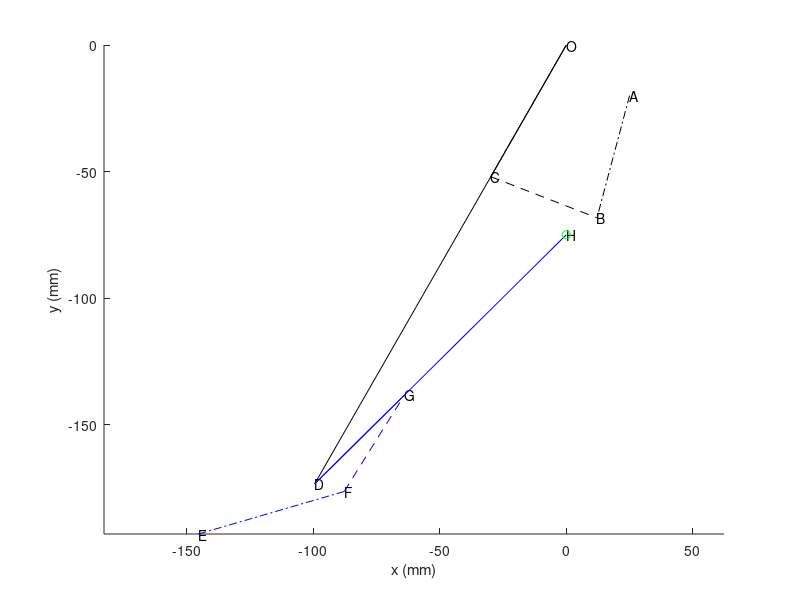
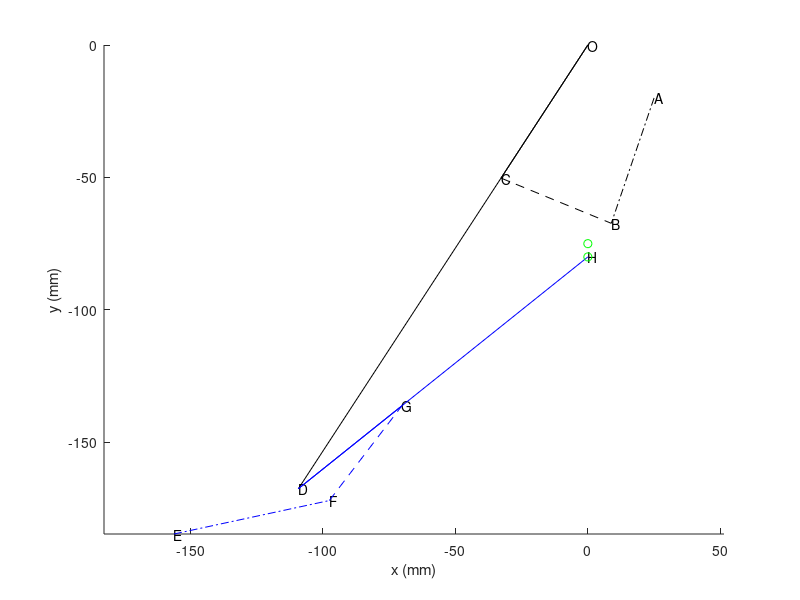
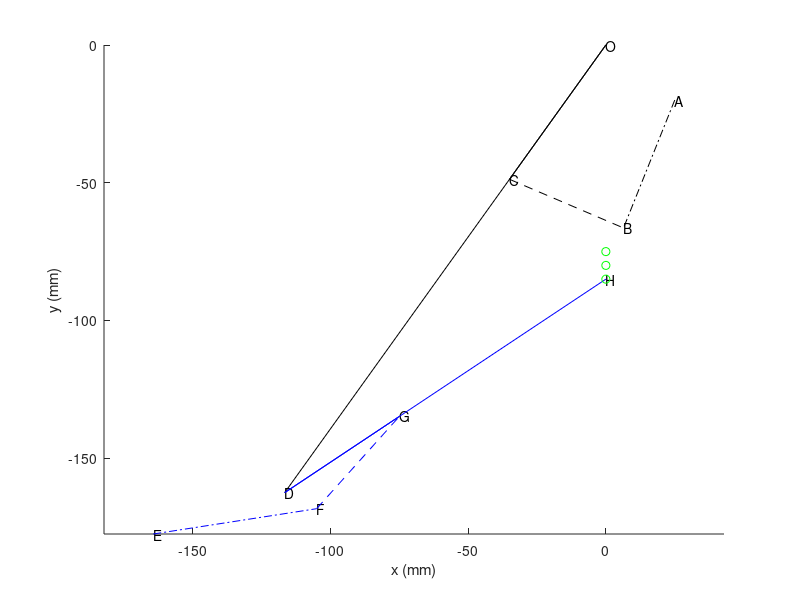
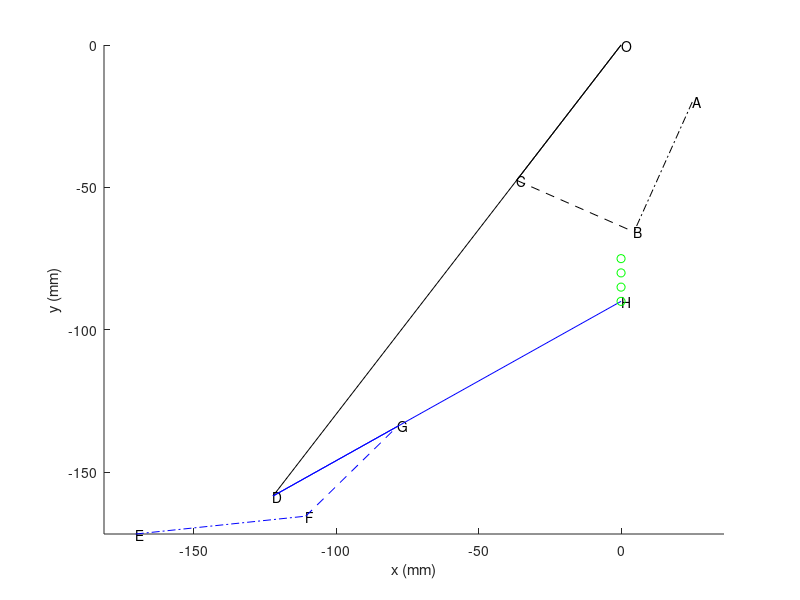

The MATLAB script that drew these images, in order:

%1-09-2017


close all
clear
clc



%%



%%


circle = @(centre, radius) plot(centre(1) + radius*cos(linspace(0, 2*pi, 50)), centre(2) +radius*sin(linspace(0, 2*pi, 50)), '--');
plotLink = @(p1, p2, col) plot([p1(1), p2(1)], [p1(2), p2(2)], col);

O = [0;0];
A = [25;-20];

OD = 200;
OC = 60;
BC = 45;
AB = 50;
DH = 140;

c = @(x) cosd(x);
s = @(x) sind(x);


desired = [0; -(OD + DH)*0.8];

forward = @(th3, th4) [-c(th3)*OD + DH*c(180-th3-th4); -s(th3)*OD - DH*s(180-th3-th4)];

yPosList = -(75:5:(DH+OD)*0.95);
servoAngles = NaN(length(yPosList), 2);
endPosList = NaN(length(yPosList), 2);

for i=1:length(yPosList);
    desired = [0; yPosList(i)];

    func = @(th3, th4) sqrt(sum((desired - [-c(th3)*OD + DH*c(180-th3-th4); -s(th3)*OD - DH*s(180-th3-th4)]).^2));
    funcSolve = @(x) func(x(1), x(2));

    options = optimset('MaxFunEvals', 10000);

    Aeqn = [];
    beqn = [];
    Aeqeqn = [];
    Beqeqn = [];
    test = fmincon(funcSolve, [0, 90], Aeqn, beqn, Aeqeqn, Beqeqn, [0, 0], [180, 180])



    %hence find the point B
    C = @(th3) O + OC*[-c(th3); -s(th3)];
    C = C(test(1));
    %intersection of two circles to get point B
    d = sqrt(sum((A-C).^2));
    a = (BC^2 - AB^2 + d^2)/(2*d);
    h = sqrt(BC^2 - a^2);
    P2 = C + a*(A-C)/d;

    B_1 = [P2(1) + h*(A(2) - C(2))/d; 
           P2(2) - h*(A(1) - C(1))/d];
    B_2 = [P2(1) - h*(A(2) - C(2))/d; 
           P2(2) + h*(A(1) - C(1))/d];



    % figure(1);
    % hold on;
    % plot([O(1), C(1)], [O(2), C(2)], 'k-');
    % text(O(1), O(2), 'O');
    % text(A(1), A(2), 'A');
    % text(C(1), C(2), 'C');
    % text(B_1(1), B_1(2), 'B_1');
    % text(B_2(2), B_2(2), 'B_2');
    % 
    % plot([C(1), B_1(1)], [C(2), B_1(2)], 'r-');
    % plot([A(1), B_1(1)], [A(2), B_1(2)], 'r-');
    % 
    % plot([C(1), B_2(1)], [C(2), B_2(2)], 'g-');
    % plot([A(1), B_2(1)], [A(2), B_2(2)], 'g-');
    % 
    % circle(C, BC);
    % circle(A, AB);
    % 
    % text(P2(1), P2(2), 'P_2')

    %work out angle theta_1
    theta_1_limits = [-90, 90];
    B = B_1;
    theta_1 = atan2d(-(B(1)-A(1)), -(B(2)-A(2)));
    if ((theta_1 <= theta_1_limits(2)) && (theta_1 >= theta_1_limits(1)))
        %accept
        fprintf('Theta_1 is %f deg\n', theta_1);
        fprintf('\t Point B_1\n')
    else
        B = B_2;
        theta_1 = atan2d(-(B(1)-A(1)), -(B(2)-A(2)));
        fprintf('Theta_1 is %f deg\n', theta_1);
        fprintf('\t Point B_2\n')
    end


    %do it for leg 2!
    J2x = 40;
    J2y = 30;
    L1 = 140;
    L2 = 60;
    L3 = 45;
    L4 = 50;

    %use local coordinates
    D = [0;0];
    E = [-J2x; J2y];

    %hence find the point B
    G = @(th4) L4*[-c(th4); -s(th4)];
    G = G(test(2));
    %intersection of two circles to get point B
    d = sqrt(sum((E-G).^2));
    a = (L3^2 - L2^2 + d^2)/(2*d);
    h = sqrt(L3^2 - a^2);
    P2 = G + a*(E-G)/d;

    F_1 = [P2(1) + h*(E(2) - G(2))/d; 
           P2(2) - h*(E(1) - G(1))/d];
    F_2 = [P2(1) - h*(E(2) - G(2))/d; 
           P2(2) + h*(E(1) - G(1))/d];



    % figure(2);
    % hold on;
    % plot([D(1), G(1)], [D(2), G(2)], 'k-');
    % text(D(1), D(2), 'D');
    % text(E(1), E(2), 'E');
    % text(G(1), G(2), 'G');
    % text(F_1(1), F_1(2), 'F_1');
    % text(F_2(2), F_2(2), 'F_2');
    % 
    % plot([G(1), F_1(1)], [G(2), F_1(2)], 'r-');
    % plot([E(1), F_1(1)], [E(2), F_1(2)], 'r-');
    % 
    % plot([G(1), F_2(1)], [G(2), F_2(2)], 'g-');
    % plot([E(1), F_2(1)], [E(2), F_2(2)], 'g-');
    % 
    % 
    % circle(G, L3);
    % circle(E, L2);
    % 
    % text(P2(1), P2(2), 'P_2')

    %work out angle theta_1
    theta_2_limits = [-270, -90];
    F = F_1;
    theta_2 = atan2d(-(F(1)-E(1)), -(F(2)-E(2)));
    if ((theta_2 <= theta_2_limits(2)) && (theta_2 >= theta_2_limits(1)))
        %accept
        fprintf('Theta_2 is %f deg\n', theta_2);
        fprintf('\t Point F_1\n')
    else
        F = F_2;
        theta_2 = atan2d(-(F(1)-E(1)), -(F(2)-E(2)));
        fprintf('Theta_2 is %f deg\n', theta_2);
        fprintf('\t Point F_2\n')
    end

    servoAngles(i, :) = [theta_1, theta_2];
    

    %hence plot on same graph
    D = (C-O)*(OD/OC) + O; %easier rescaling than doing trig


    figure(3);
    cla;
    axis equal;
    hold on;
    text(O(1), O(2), 'O');
    text(A(1), A(2), 'A');
    text(C(1), C(2), 'C');
    text(B(1), B(2), 'B');
    plotLink(O, C, 'k-');
    plotLink(O, D, 'k-');
    plotLink(C, B, 'k--');
    plotLink(A, B, 'k-.');


    text(D(1), D(2), 'D');

    G = D + [c(test(1)), -s(test(1)); s(test(1)), c(test(1))]*G;
    text(G(1), G(2), 'G');
    plotLink(D, G, 'b-');

    E = D + [c(test(1)), -s(test(1)); s(test(1)), c(test(1))]*E;
    text(E(1), E(2), 'E');

    F = D + [c(test(1)), -s(test(1)); s(test(1)), c(test(1))]*F;
    text(F(1), F(2), 'F');
    plotLink(E, F, 'b-.');
    plotLink(F, G, 'b--');

    H = (G-D)*(L1/L4) + D;
    text(H(1), H(2), 'H');
    plotLink(D, H, 'b-');
    
    endPosList(i, :) = [H(1), H(2)];
    plot(endPosList(:, 1), endPosList(:, 2), 'go');
    xlabel('x (mm)');
    ylabel('y (mm)');
    
    print(gcf(), sprintf('%d.png', i), '-dpng', '-r300');


end

figure;
hold on;
plot(servoAngles(:, 1), 'x-');
plot(servoAngles(:, 2), 'o-');
legend('\theta_1', '\theta_2');
xlabel('Position Index');
ylabel('Angle (deg)');
print(gcf(), 'angles.png', '-dpng', '-r300');